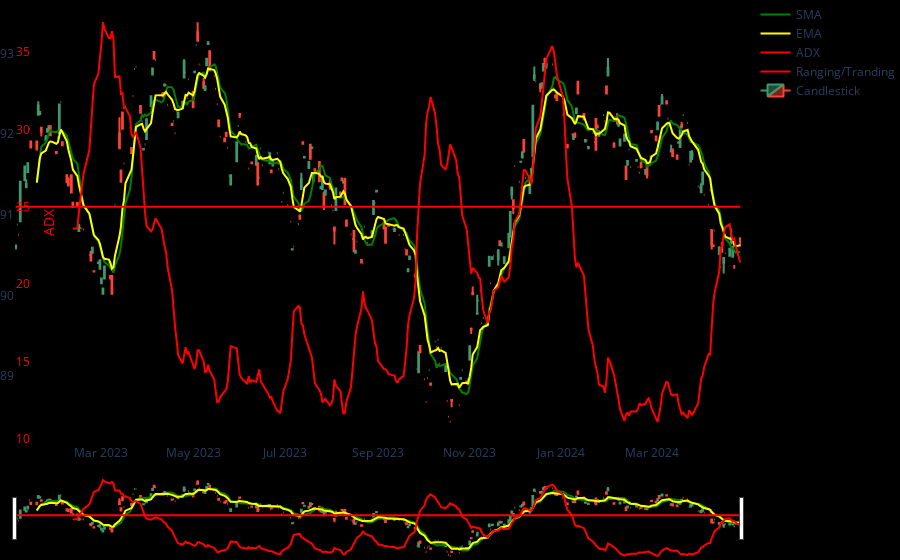

The code cell stored with this chart in its notebook:
### Markdown cell above
# Trend indicators

### Code cell
import yfinance as yf # Version: 0.2.38
import pandas as pd   # Version: 2.2.2
import pandas_ta as ta   # Version: 2.2.2
import plotly.graph_objects as go # Version: 5.22.0
from plotly.subplots import make_subplots
import matplotlib.pyplot as pp # Version: 3.9.0

#mesures trend direction and strength

df = yf.download(tickers='BTC',start='2023-01-01', end='2024-04-30', interval='1d')
#df.reset_index(inplace=True)
df = df[ df["Volume"]!=0 ] # clean empty volumes
#df = df[:]
df = df.copy()

df["SMA"] = ta.sma(df.Close, length=10) # base direction of trend: trend, resistance or support leve
df["EMA"] = ta.ema(df.Close, length=10) # latest direction of trend

# strengt of trend
# 0week20moderate40strong60verystrong. 
# 0ranging25trending100.
# Average Directional Index
df.ta.adx(high='High', low='Low', close='Close', length=14, append=True) 

close = go.Scatter(x=df.index, y=df["Close"], name='Close',  mode='lines', line=dict(color='blue', width=2),)
candlestick = go.Candlestick( x=df.index, open=df['Open'], high=df['High'], low=df['Low'], close=df['Close'], name="Candlestick")
#signal = go.Scatter(x=df.index, y=df["ADX_14"], mode="markers", marker=dict(size=1, color="moccasin"), name="Signal")

sma =       go.Scatter(x=df.index,  y=df.SMA,                    name='SMA',     mode='lines',   line=dict(color='green',    width=2))
ema =       go.Scatter(x=df.index,  y=df.EMA,                    name='EMA',     mode='lines',   line=dict(color='yellow',   width=2))
adx =       go.Scatter(x=df.index,  y=df['ADX_14'],              name='ADX',     yaxis='y2',     line=dict(color='red',      width=2))
adx_max =   go.Scatter(x=df.index,  y=[25]*len(df), yaxis='y2', name="Ranging/Tranding",      line=dict(color='red',      width=2)) 


figure = go.Figure(data=[ sma,ema, adx, adx_max, candlestick])
figure.update_layout(
    #yaxis=dict(domain=[0.2, 1]  ),
    yaxis2=dict( color='red', anchor='free', overlaying='y',  side='right', title='ADX'),
    paper_bgcolor="black",  plot_bgcolor="black",
    margin_l=10, margin_b=0, margin_r=0, margin_t=0, grid_columns=1,grid_rows=1)
figure.update_yaxes( gridcolor='black')
figure.update_xaxes( gridcolor='black')
figure.show()

### Figure 1 — Plotly figure (JSON) as saved in the notebook; plotly's stock layout.template omitted (floating-point values rounded to 4 significant figures; data arrays with more than 128 entries replaced by an {"elided": "..."} marker saying what was removed)
{"data": [{"line": {"color": "green", "width": 2}, "mode": "lines", "name": "SMA", "type": "scatter", "x": {"elided": "332 str values"}, "y": {"elided": "332 float values"}}, {"line": {"color": "yellow", "width": 2}, "mode": "lines", "name": "EMA", "type": "scatter", "x": {"elided": "332 str values"}, "y": {"elided": "332 float values"}}, {"line": {"color": "red", "width": 2}, "name": "ADX", "type": "scatter", "x": {"elided": "332 str values"}, "y": {"elided": "332 float values"}, "yaxis": "y2"}, {"line": {"color": "red", "width": 2}, "name": "Ranging/Tranding", "type": "scatter", "x": {"elided": "332 str values"}, "y": {"elided": "332 int values"}, "yaxis": "y2"}, {"close": {"elided": "332 float values"}, "high": {"elided": "332 float values"}, "low": {"elided": "332 float values"}, "name": "Candlestick", "open": {"elided": "332 float values"}, "type": "candlestick", "x": {"elided": "332 str values"}}], "layout": {"grid": {"columns": 1, "rows": 1}, "margin": {"b": 0, "l": 10, "r": 0, "t": 0}, "paper_bgcolor": "black", "plot_bgcolor": "black", "xaxis": {"gridcolor": "black"}, "yaxis": {"gridcolor": "black"}, "yaxis2": {"anchor": "free", "color": "red", "gridcolor": "black", "overlaying": "y", "side": "right", "title": {"text": "ADX"}}}}
